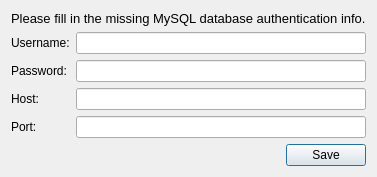
<?xml version="1.0" encoding="UTF-8"?>
<ui version="4.0">
 <class>database_auth_Dialog</class>
 <widget class="QDialog" name="database_auth_Dialog">
  <property name="geometry">
   <rect>
    <x>0</x>
    <y>0</y>
    <width>350</width>
    <height>154</height>
   </rect>
  </property>
  <property name="windowTitle">
   <string>Missing Data</string>
  </property>
  <layout class="QVBoxLayout" name="verticalLayout">
   <item>
    <widget class="QLabel" name="info_label">
     <property name="font">
      <font>
       <pointsize>10</pointsize>
      </font>
     </property>
     <property name="text">
      <string>Please fill in the missing MySQL database authentication info.</string>
     </property>
    </widget>
   </item>
   <item>
    <layout class="QFormLayout" name="formLayout">
     <item row="0" column="0">
      <widget class="QLabel" name="label_2">
       <property name="text">
        <string>Username:</string>
       </property>
      </widget>
     </item>
     <item row="1" column="0">
      <widget class="QLabel" name="label_3">
       <property name="text">
        <string>Password:</string>
       </property>
      </widget>
     </item>
     <item row="2" column="0">
      <widget class="QLabel" name="label_4">
       <property name="text">
        <string>Host:</string>
       </property>
      </widget>
     </item>
     <item row="3" column="0">
      <widget class="QLabel" name="label_5">
       <property name="text">
        <string>Port:</string>
       </property>
      </widget>
     </item>
     <item row="0" column="1">
      <widget class="QLineEdit" name="username_lineEdit"/>
     </item>
     <item row="1" column="1">
      <widget class="QLineEdit" name="password_lineEdit">
       <property name="echoMode">
        <enum>QLineEdit::PasswordEchoOnEdit</enum>
       </property>
      </widget>
     </item>
     <item row="2" column="1">
      <widget class="QLineEdit" name="host_lineEdit"/>
     </item>
     <item row="3" column="1">
      <widget class="QLineEdit" name="port_lineEdit"/>
     </item>
    </layout>
   </item>
   <item>
    <widget class="QDialogButtonBox" name="buttonBox">
     <property name="standardButtons">
      <set>QDialogButtonBox::Save</set>
     </property>
    </widget>
   </item>
  </layout>
 </widget>
 <resources/>
 <connections/>
</ui>
